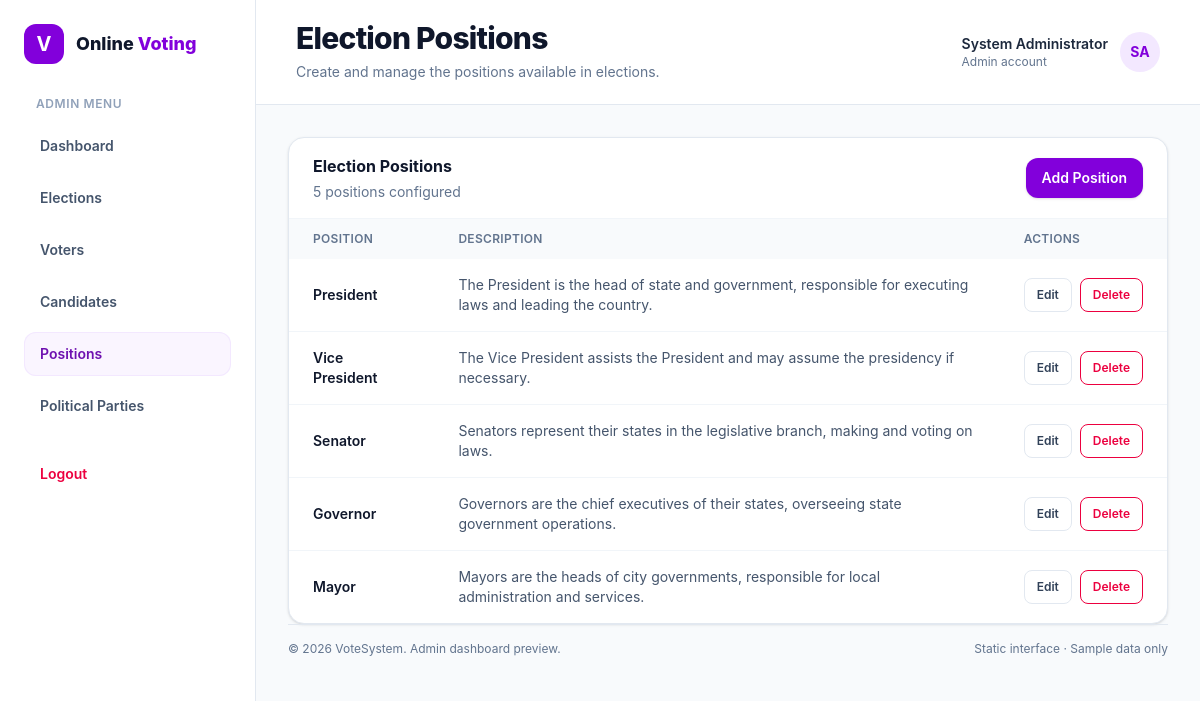
The app's page /views/admin/positions.php (signed in) with its own data.
### tables this page shows
CREATE TABLE positions (
    id INT AUTO_INCREMENT PRIMARY KEY,
    title VARCHAR(100) NOT NULL UNIQUE,
    description TEXT NOT NULL,
    created_at TIMESTAMP DEFAULT CURRENT_TIMESTAMP,
    updated_at TIMESTAMP DEFAULT CURRENT_TIMESTAMP ON UPDATE CURRENT_TIMESTAMP
);

### app/paths.php (called while the page is built, shortened)
<?php
function app_url(string $path = ''): string
{
    return APP_BASE_URL . '/' . ltrim($path, '/');
}

### views/admin/positions.php (the view, shortened to what this page needs)
<?php
require_once __DIR__ . '/../../app/paths.php';
require_once APP_ROOT . '/app/config/database.php';
$stmt = $pdo->query("SELECT id, title, description FROM positions ORDER BY created_at DESC");
$positions = $stmt->fetchAll(PDO::FETCH_ASSOC);
?>
<!DOCTYPE html>
<html lang="en">
<head>
    <link rel="stylesheet" href="../../public/css/app.css">
</head>
<body class="min-h-screen bg-slate-50 text-slate-800 antialiased">
    <div class="flex min-h-screen flex-col md:flex-row">
        <?php $portalRole = 'admin';
        include APP_ROOT . '/includes/shared/portal_sidebar.php'; ?>
        <div class="min-w-0 flex-1">
            <?php
            include APP_ROOT . '/includes/shared/portal_header.php';
            ?>
            <main id="dashboard" class="min-w-0 flex-1">
                <div class="mx-auto max-w-7xl px-4 py-6 sm:px-6 lg:px-8 lg:py-8">
                    <section class="overflow-hidden rounded-2xl border border-slate-200 bg-white shadow-sm">
                        <div class="flex flex-col justify-between gap-3 border-b border-slate-100 px-5 py-4 sm:flex-row sm:items-center sm:px-6">
                            <div>
                                <h2 class="font-bold text-slate-900">Election Positions</h2>
                                <p class="mt-1 text-sm text-slate-500"><span id="positionCount"><?= count($positions) ?></span> positions configured</p>
                            </div>
                            <button type="button" data-open-modal="positionModal" class="inline-flex items-center justify-center rounded-xl bg-purple-700 px-4 py-2.5 text-sm font-semibold text-white shadow-sm transition hover:bg-purple-800">
                                Add Position
                            </button>
                        </div>
                        <div class="overflow-x-auto">
                            <table class="w-full text-left text-sm">
                                <thead class="bg-slate-50 text-xs uppercase tracking-wide text-slate-500">
                                    <tr>
                                        <th class="px-6 py-3 font-semibold">Position</th>
                                        <th class="px-6 py-3 font-semibold">Description</th>
                                        <th class="px-6 py-3 text-right font-semibold">Actions</th>
                                    </tr>
                                </thead>
                                <tbody id="positionRows" class="divide-y divide-slate-100">
                                    <?php foreach ($positions as $position) : ?>
                                        <tr data-record data-id="<?= (int) $position['id'] ?>">
                                            <td class="px-6 py-4 font-semibold text-slate-900" data-title><?= htmlspecialchars($position['title'], ENT_QUOTES, 'UTF-8') ?></td>
                                            <td class="max-w-xl px-6 py-4 text-slate-600" data-description><?= htmlspecialchars($position['description'], ENT_QUOTES, 'UTF-8') ?></td>
                                            <td class="px-6 py-4">
                                                <div class="flex justify-end gap-2">
                                                    <button type="button" data-edit class="rounded-lg border border-slate-200 px-3 py-2 text-xs font-semibold text-slate-700 hover:bg-slate-50">Edit</button>
                                                    <form method="post" action="<?= htmlspecialchars(app_url('views/admin/positions.php'), ENT_QUOTES, 'UTF-8') ?>" data-delete-form>
                                                        <button type="submit" data-delete class="rounded-lg border border-rose-200 px-3 py-2 text-xs font-semibold text-rose-600 hover:bg-rose-50">Delete</button>
                                                    </form>
                                                </div>
                                            </td>
                                        </tr>
                                    <?php endforeach; ?>
                                </tbody>
                            </table>
                        </div>
                    </section>
                    <?php include_once APP_ROOT . '/includes/admin/footer.php' ?>
                </div>
            </main>
        </div>
    </div>
</body>
</html>

### records on screen
positions: title "President", description "The President is the head of state and government, responsible for executing laws and leading the country."
positions: title "Vice President", description "The Vice President assists the President and may assume the presidency if necessary."
positions: title "Senator", description "Senators represent their states in the legislative branch, making and voting on laws."
positions: title "Governor", description "Governors are the chief executives of their states, overseeing state government operations."
positions: title "Mayor", description "Mayors are the heads of city governments, responsible for local administration and services."

### other values on screen
$portalLabel "ADMIN"
$item['label'] "Dashboard"
$item['label'] "Elections"
$item['label'] "Voters"
$item['label'] "Candidates"
$item['label'] "Positions"
$item['label'] "Political Parties"
$pageTitle "Election Positions"
$pageDescription "Create and manage the positions available in elections."
$headerName "System Administrator"
$headerRole "Admin"
$headerInitials "SA"
count($positions) "5"
